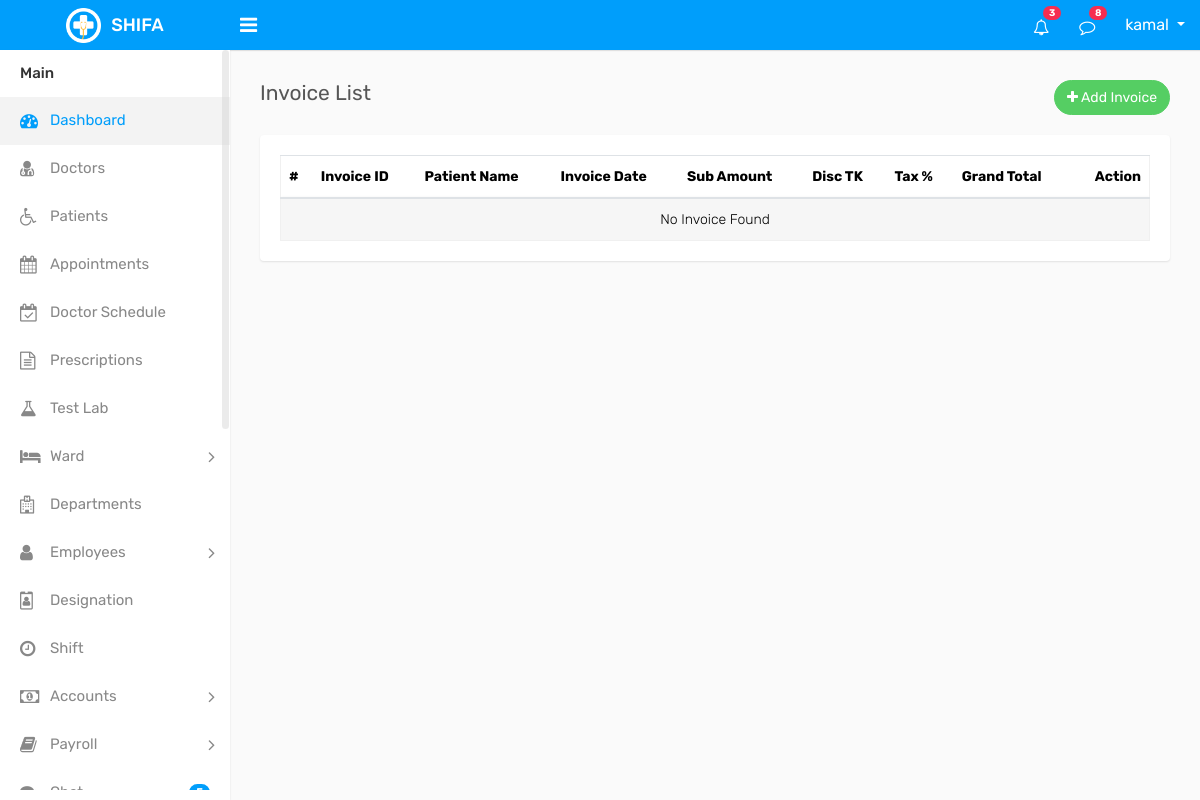
The app's page /invoices/invoice_list.php (signed in), older data.
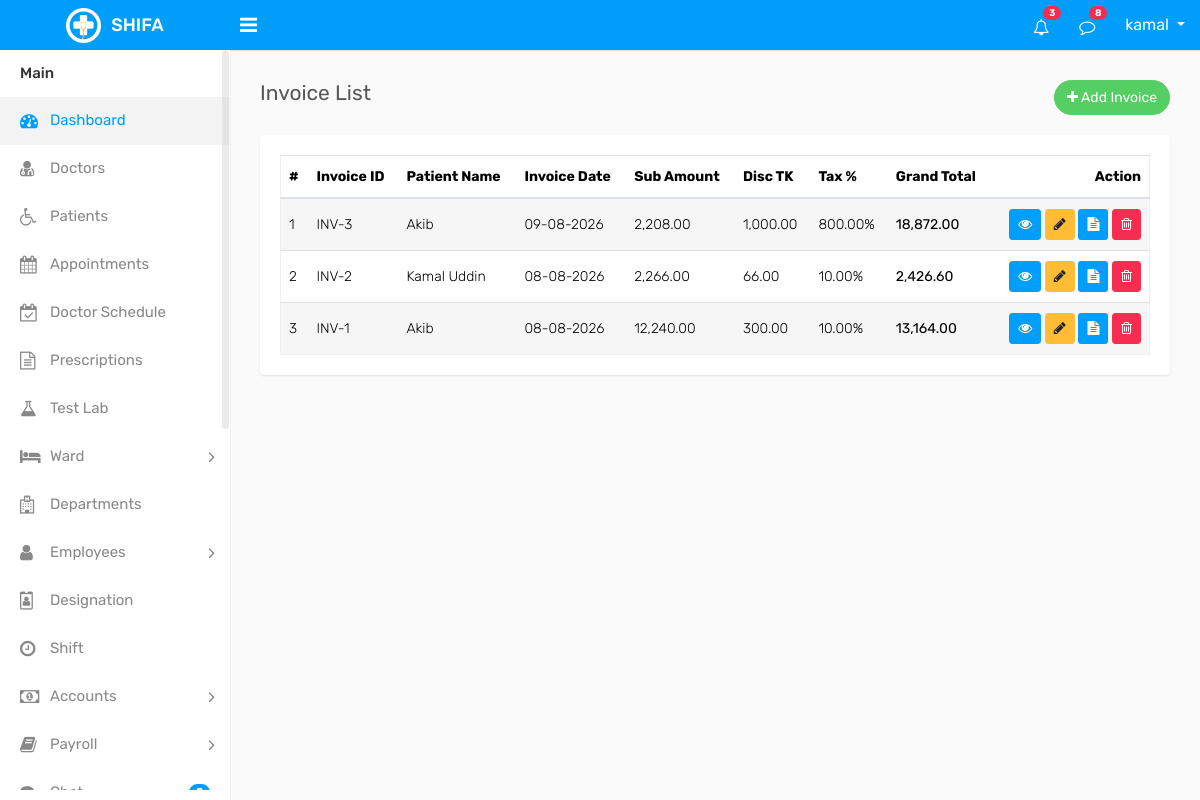
The same page, newer data.
### tables this page shows
CREATE TABLE `invoices` (
  `id` int(11) NOT NULL,
  `patient_id` int(11) NOT NULL,
  `sub_amount` decimal(10,2) DEFAULT 0.00,
  `discount` decimal(10,2) DEFAULT 0.00,
  `tax` decimal(10,2) DEFAULT 0.00,
  `invoice_date` date NOT NULL,
  `status` int(11) DEFAULT 1 COMMENT '1=Active, 0=Deleted'
);

CREATE TABLE `patients` (
  `id` int(11) NOT NULL,
  `name` varchar(100) DEFAULT NULL,
  `gender` int(3) DEFAULT NULL COMMENT '1=male,2=female,3=others',
  `age` int(2) DEFAULT NULL,
  `blood_group` int(6) DEFAULT NULL,
  `phone` varchar(20) DEFAULT NULL,
  `email` varchar(100) DEFAULT NULL,
  `address` varchar(200) DEFAULT NULL,
  `emergency_contact` varchar(20) DEFAULT NULL,
  `created_at` timestamp NOT NULL DEFAULT current_timestamp(),
  `updated_at` timestamp NOT NULL DEFAULT current_timestamp() ON UPDATE current_timestamp(),
  `deleted_at` datetime DEFAULT NULL,
  `created_by` int(11) DEFAULT NULL,
  `updated_by` int(11) DEFAULT NULL
);

### component/connection.php (called while the page is built, shortened)
<?php
    $base_url = "http://localhost/shifa/";
?>

### invoices/invoice_list.php (the view, shortened to what this page needs)
<?php require_once "../component/header.php"; ?>
<?php require_once "../component/sidebar.php"; ?>
<?php $conn = $crud->conn; ?>
<div class="page-wrapper">
    <div class="content">
        <div class="row">
            <div class="col-sm-4 col-3">
                <h4 class="page-title">Invoice List</h4>
            </div>
            <div class="col-sm-8 col-9 text-right m-b-20">
                <a href="invoices.php" class="btn btn-success btn-rounded"><i class="fa fa-plus"></i> Add Invoice</a>
            </div>
        </div>
        <div class="row">
            <div class="col-md-12">
                <div class="card-box">
                    <div class="table-responsive">
                        <table class="table table-striped custom-table mb-0 datatable">
                            <thead>
                                <tr>
                                    <th>#</th>
                                    <th>Invoice ID</th>
                                    <th>Patient Name</th>
                                    <th>Invoice Date</th>
                                    <th>Sub Amount</th>
                                    <th>Disc TK</th>
                                    <th>Tax %</th>
                                    <th>Grand Total</th>
                                    <th class="text-right">Action</th>
                                </tr>
                            </thead>
                            <tbody>
                                <?php
                                $sl=1;
                                $result = $conn->query("SELECT i.*, p.name as patient_name FROM invoices i
                                                        LEFT JOIN patients p ON i.patient_id = p.id
                                                        WHERE i.status=1 ORDER BY i.id DESC");
                                if($result && $result->num_rows > 0){
                                    while($row = $result->fetch_object()){
                                        $tax_tk = ($row->sub_amount * $row->tax) / 100;
                                        $grand_total = ($row->sub_amount - $row->discount) + $tax_tk;
                                ?>
                                <tr>
                                    <td><?php echo $sl++; ?></td>
                                    <td>INV-<?php echo $row->id; ?></td>
                                    <td><?php echo $row->patient_name; ?></td>
                                    <td><?php echo date('d-m-Y', strtotime($row->invoice_date)); ?></td>
                                    <td><?php echo number_format($row->sub_amount, 2); ?></td>
                                    <td><?php echo number_format($row->discount, 2); ?></td>
                                    <td><?php echo $row->tax; ?>%</td>
                                    <td><b><?php echo number_format($grand_total, 2); ?></b></td>
                                    <td class="text-right">
                                        <a href="invoices.php?id=<?php echo $row->id; ?>" class="btn btn-sm btn-info" title="View/Print">
                                            <i class="fa fa-eye"></i>
                                        </a>
                                        <a href="invoices.php?edit_id=<?php echo $row->id; ?>" class="btn btn-sm btn-warning" title="Edit">
                                            <i class="fa fa-pencil"></i>
                                        </a>
                                        <a href="invoice_view.php?id=<?php echo $row->id; ?>" class="btn btn-sm btn-primary" title="Details">
                                            <i class="fa fa-file-text"></i>
                                        </a>
                                        <a href="invoice_list.php?delete_id=<?php echo $row->id; ?>" onclick="return confirm('Are you sure to delete this invoice?')" class="btn btn-sm btn-danger" title="Delete">
                                            <i class="fa fa-trash-o"></i>
                                        </a>
                                    </td>
                                </tr>
                                <?php
                                    }
                                } else {
                                ?>
                                <tr><td colspan="9" class="text-center">No Invoice Found</td></tr>
                                <?php
                                }
                                ?>
                            </tbody>
                        </table>
                    </div>
                </div>
            </div>
        </div>
    </div>
</div>
<?php require_once "../component/footer.php" ?>

### component/header.php (shortened to what this page needs)
<?php
    require_once "connection.php";
?>
<!DOCTYPE html>
<html lang="en">
<head>
    <link rel="stylesheet" type="text/css" href="<?= $base_url; ?>assets/assets/css/bootstrap.min.css">
    <link rel="stylesheet" type="text/css" href="<?= $base_url; ?>assets/assets//css/font-awesome.min.css">
    <link rel="stylesheet" type="text/css" href="<?= $base_url; ?>assets/assets//css/style.css">
</head>

### component/sidebar.php (shortened to what this page needs)
<body>
    <div class="main-wrapper">
        <div class="header">
			<div class="header-left">
				<a href="<?= $base_url; ?>dashboard.php" class="logo">
					<img src="<?= $base_url; ?>assets/assets/img/logo.png" width="35" height="35" alt=""> <span >SHIFA</span>
				</a>
			</div>
			<a id="toggle_btn" href="javascript:void(0);"><i class="fa fa-bars"></i></a>
            <ul class="nav user-menu float-right">
                <li class="nav-item dropdown d-none d-sm-block">
                    <a href="#" class="dropdown-toggle nav-link" data-toggle="dropdown"><i class="fa fa-bell-o"></i> <span class="badge badge-pill bg-danger float-right">3</span></a>
                </li>
                <li class="nav-item dropdown d-none d-sm-block">
                    <a href="javascript:void(0);" id="open_msg_box" class="hasnotifications nav-link"><i class="fa fa-comment-o"></i> <span class="badge badge-pill bg-danger float-right">8</span></a>
                </li>
                <li class="nav-item dropdown has-arrow">
                    <a href="#" class="dropdown-toggle nav-link user-link" data-toggle="dropdown">
                        <span class="auth-name"><?= $_SESSION['user_name']; ?></span>
                    </a>
                </li>
            </ul>
        </div>
<div class="sidebar" id="sidebar">
            <div class="sidebar-inner slimscroll">
                <div id="sidebar-menu" class="sidebar-menu">
                    <ul>
                        <li class="menu-title">Main</li>
                        <li class="active">
                            <a href="<?= $base_url; ?>dashboard.php"><i class="fa fa-dashboard"></i> <span>Dashboard</span></a>
                        </li>
						<li>
                            <a href="<?= $base_url; ?>doctors/doctors.php"><i class="fa fa-user-md"></i> <span>Doctors</span></a>
                        </li>
                        <li>
                            <a href="<?=$base_url; ?>patients/patients.php"><i class="fa fa-wheelchair"></i> <span>Patients</span></a>
                        </li>
                        <li>
                            <a href="<?=$base_url; ?>appointment/appointment_list.php"><i class="fa fa-calendar"></i> <span>Appointments</span></a>
                        </li>
                        <li>
                            <a href="<?= $base_url; ?>schedule/schedule.php"><i class="fa fa-calendar-check-o"></i> <span>Doctor Schedule</span></a>
                        </li>
                        <li>
                            <a href="<?=$base_url; ?>prescription/prescription_list.php"><i class="fa fa-file-text-o"></i> <span>Prescriptions</span></a>
                        </li>
                        <li>
                            <a href="<?=$base_url; ?>lab/lab_category/lab.php"><i class="fa fa-flask"></i> <span>Test Lab</span></a>
                        </li>
                        <li class="submenu">
							<a href="#"><i class="fa fa-bed"></i> <span> Ward </span> <span class="menu-arrow"></span></a>
						</li>
                        <li>
                            <a href="<?= $base_url; ?>departments/departments.php"><i class="fa fa-hospital-o"></i> <span>Departments</span></a>
                        </li>
						<li class="submenu">
							<a href="#"><i class="fa fa-user"></i> <span> Employees </span> <span class="menu-arrow"></span></a>
						</li>
                        <li>
                            <a href="<?= $base_url; ?>designation/designation.php"><i class="fa fa-id-badge"></i> <span>Designation</span></a>
                        </li>
                        <li>
                            <a href="<?= $base_url; ?>shift/shift.php"><i class="fa fa-clock-o"></i> <span>Shift</span></a>
                        </li>
						<li class="submenu">
							<a href="#"><i class="fa fa-money"></i> <span> Accounts </span> <span class="menu-arrow"></span></a>
						</li>
						<li class="submenu">
							<a href="#"><i class="fa fa-book"></i> <span> Payroll </span> <span class="menu-arrow"></span></a>
						</li>
                        <li>
                            <a href="chat.html"><i class="fa fa-comments"></i> <span>Chat</span> <span class="badge badge-pill bg-primary float-right">5</span></a>
                        </li>
                    </ul>
                </div>
            </div>
        </div>

### component/footer.php (shortened to what this page needs)
</body>
</html>

Row changes from the older to the newer data that the page shows:
added invoices: id "3", patient.name "Akib", invoice_date "09-08-2026", sub_amount "2,208.00", discount "1,000.00", tax "800.00", grand_total "18,872.00"
added invoices: id "2", patient.name "Kamal Uddin", invoice_date "08-08-2026", sub_amount "2,266.00", discount "66.00", tax "10.00", grand_total "2,426.60"
added invoices: id "1", patient.name "Akib", invoice_date "08-08-2026", sub_amount "12,240.00", discount "300.00", tax "10.00", grand_total "13,164.00"
Text that changed along with them:
text no longer shown: "No Invoice Found"
